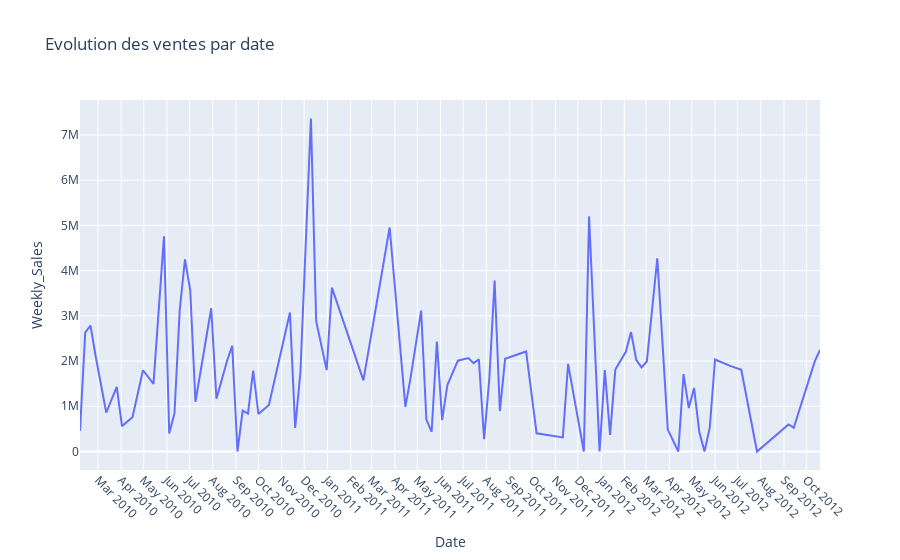

Notebook code for this chart:
### Markdown cell above
### L'EDA Analyse exploratoire des données Approfondie
---

### Code cell
# Evolution des ventes par date selon le jeu de données
# Conversion en datetime
df['Date'] = pd.to_datetime(df['Date'], errors='coerce')

# groupement des ventes par dates
df_date=df.groupby("Date")["Weekly_Sales"].sum().reset_index().sort_values("Date")

fig = px.line(df_date, x='Date', y='Weekly_Sales', title='Evolution des ventes par date')
fig.update_xaxes(
    tickformat="%b %Y",  
    dtick="M1",           # un par mois sur l'axe des x
    tickangle=45
)
fig.show()
# Pic des ventes période des fêtes
